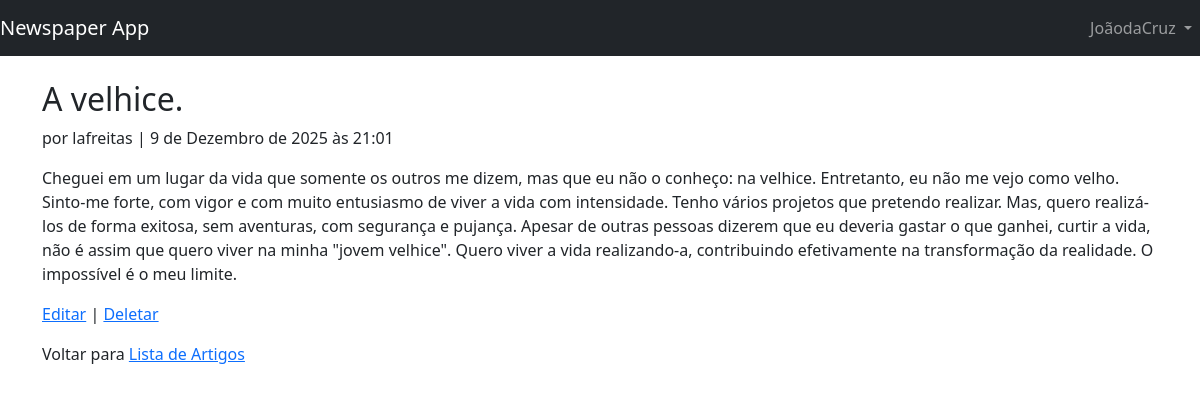
Page /articles/3/ (signed in) on the committed database.
### users/models.py (models this page shows)
class CustomUser(AbstractUser):
    age = models.PositiveIntegerField(null=True, blank=True)

### articles/models.py (models this page shows)
class Article(models.Model):
    title = models.CharField(max_length=255)
    body = models.TextField()
    date = models.DateTimeField(auto_now_add=True)
    author = models.ForeignKey(
        get_user_model(),
        on_delete=models.CASCADE,
    )

### articles/views.py (the view)
# urls.py: path('<int:pk>/', ArticleDetailView.as_view(), name='article_detail'), # URL pattern for article detail view
class ArticleDetailView(LoginRequiredMixin, DetailView):
    model = Article
    template_name = 'article_detail.html' # specify your template name/location
    login_url = '/accounts/login/'  # redirect to login if not authenticated

### templates/article_detail.html
 {% extends "base.html" %}
{% block content %}
<div class="article-entry">
    <h2>{{ object.title }}</h2>
    <p> por {{ object.author }} | {{ object.date }}</p>
    <p>{{ object.body }}</p>
</div>
<p><a href="{% url 'article_edit' object.pk %}">Editar</a> |
<a href="{% url 'article_delete' object.pk %}">Deletar</a>
</p>
<p>Voltar para <a href="{% url 'article_list' %}">Lista de Artigos</a></p>
{% endblock content %}

### templates/base.html (shortened to what this page needs)
<!DOCTYPE html>
<html lang="pt-br">
<head>
    <link href="https://cdn.jsdelivr.net/npm/bootstrap@5.3.2/dist/css/bootstrap.min.css" rel="stylesheet">
</head>
<body>
    <nav class="navbar navbar-expand-md navbar-dark bg-dark mb-4">
        <a class="navbar-brand" href="{% url 'home' %}">Newspaper App</a>
        <div class="collapse navbar-collapse" id="navbarCollapse">
            {% if user.is_authenticated %}
            <ul class="navbar-nav ms-auto">
                <li class="nav-item dropdown">
                    <a class="nav-link dropdown-toggle" href="#" id="userMenu" data-bs-toggle="dropdown">
                        {{ user.username }}
                    </a>
                </li>
            </ul>
            {% else %}
            <div class="ms-auto">
                <a href="{% url 'login' %}" class="btn btn-outline-secondary">Log In</a>
                <a href="{% url 'signup' %}" class="btn btn-primary ms-2">Sign Up</a>
            </div>
            {% endif %}
        </div>
    </nav>
    <div class="container">
        {% block content %}
        {% endblock content %}
    </div>
</body>
</html>

### rows in the picture
CustomUser: username "JoãodaCruz"
Article: title "A velhice.", author "lafreitas", date "9 de Dezembro de 2025 às 21:01", body "Cheguei em um lugar da vida que somente os outros me dizem, mas que eu não o conheço: na velhice. Entretanto, eu não me vejo como velho. Sinto-me forte, com vigor e com muito entusiasmo de viver a vida com intensidade. Tenho vários projetos que pretendo realizar. Mas, quero realizá-los de forma exitosa, sem aventuras, com segurança e pujança. Apesar de outras pessoas dizerem que eu deveria gastar o que ganhei, curtir a vida, não é assim que quero viver na minha \"jovem velhice\". Quero viver a vida realizando-a, contribuindo efetivamente na transformação da realidade. O impossível é o meu limite."
